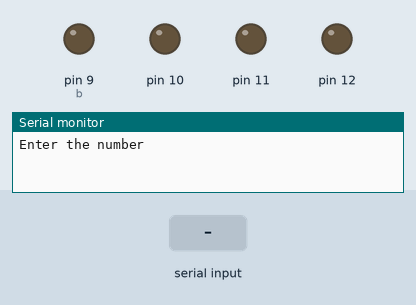
Recording of a sketch running on a simulated Arduino Uno, built with avr-gcc and run on an emulated ATmega328P. Parts: output pins drawn as LEDs (lit = HIGH), the last lines printed to the serial monitor. The test bench sets the inputs (shaded band).

Above: at 1.2 s.
1.3 s: "90,45\n" received over Serial
At 2.1 s:
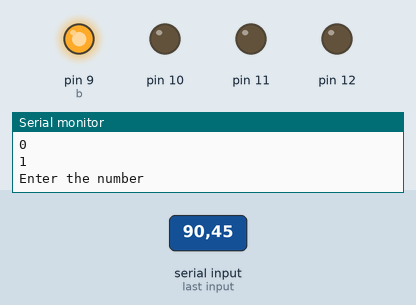
Timing chart, 0 to 4.3 s (numbered marks = the images above; inputs shaded):
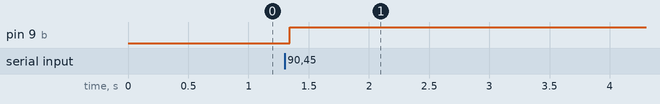

Measured:
- after the input at 1.3 s, pin 9 (b): LOW → HIGH at once

The sketch:

LED_BINARY.ino
```cpp
void setup() {
  // put your setup code here, to run once:
  pinMode(9,OUTPUT);
  pinMode(10,OUTPUT);
  pinMode(11,OUTPUT);
  pinMode(12,OUTPUT);
  Serial.begin(9600);

}

void loop() {
  // put your main code here, to run repeatedly:
  int a,b;
  Serial.print("Enter the number");
  a=Serial.parseInt();
  b=9;
  while(a!=0)
  {
    digitalWrite(b,a%2);
    Serial.println(a%2);
    a=a/2;
    b=b++;
  }
  delay(200);
}
```
